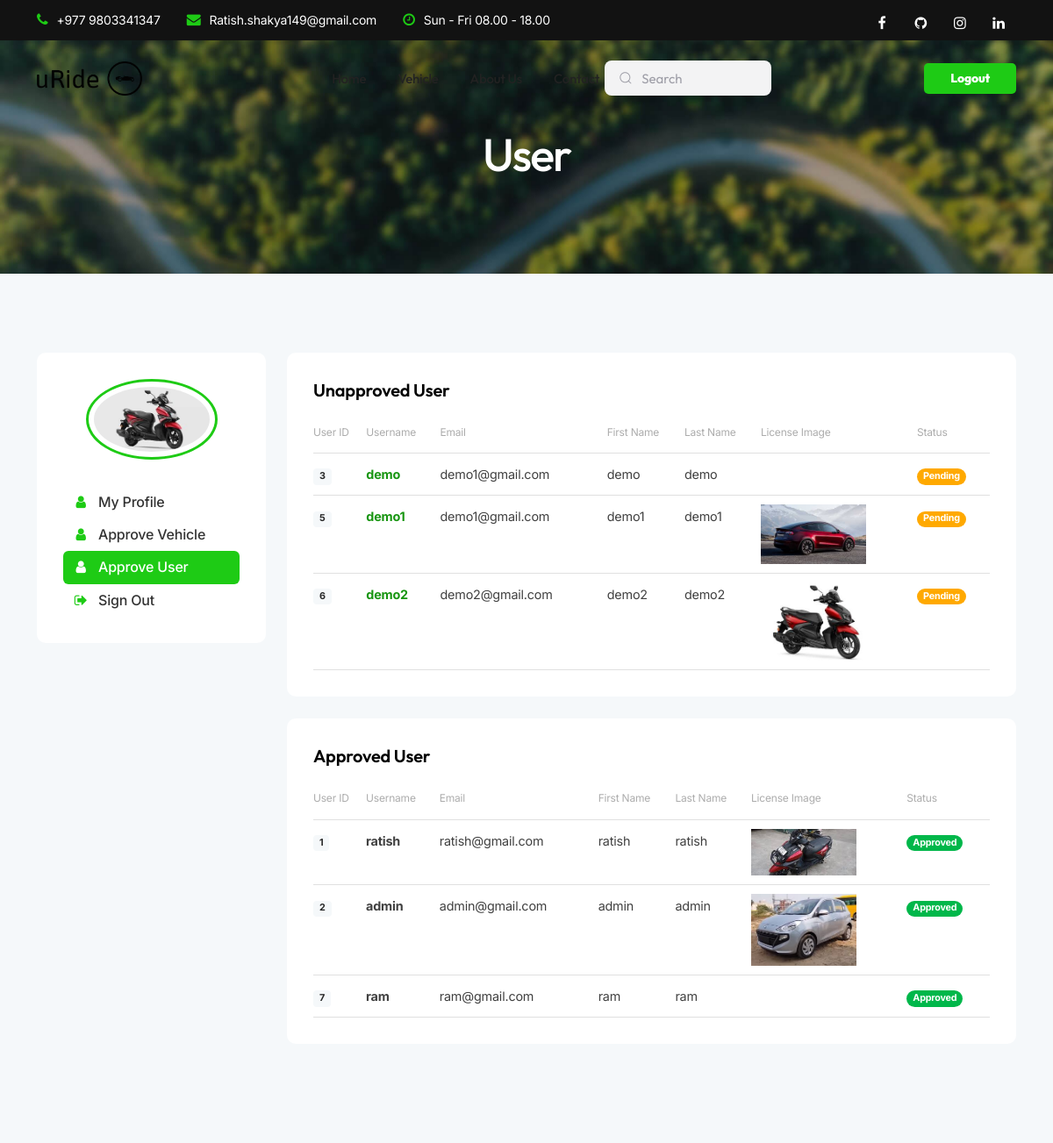
Page /user-approve/ (signed in, upper part) on the earlier database version.
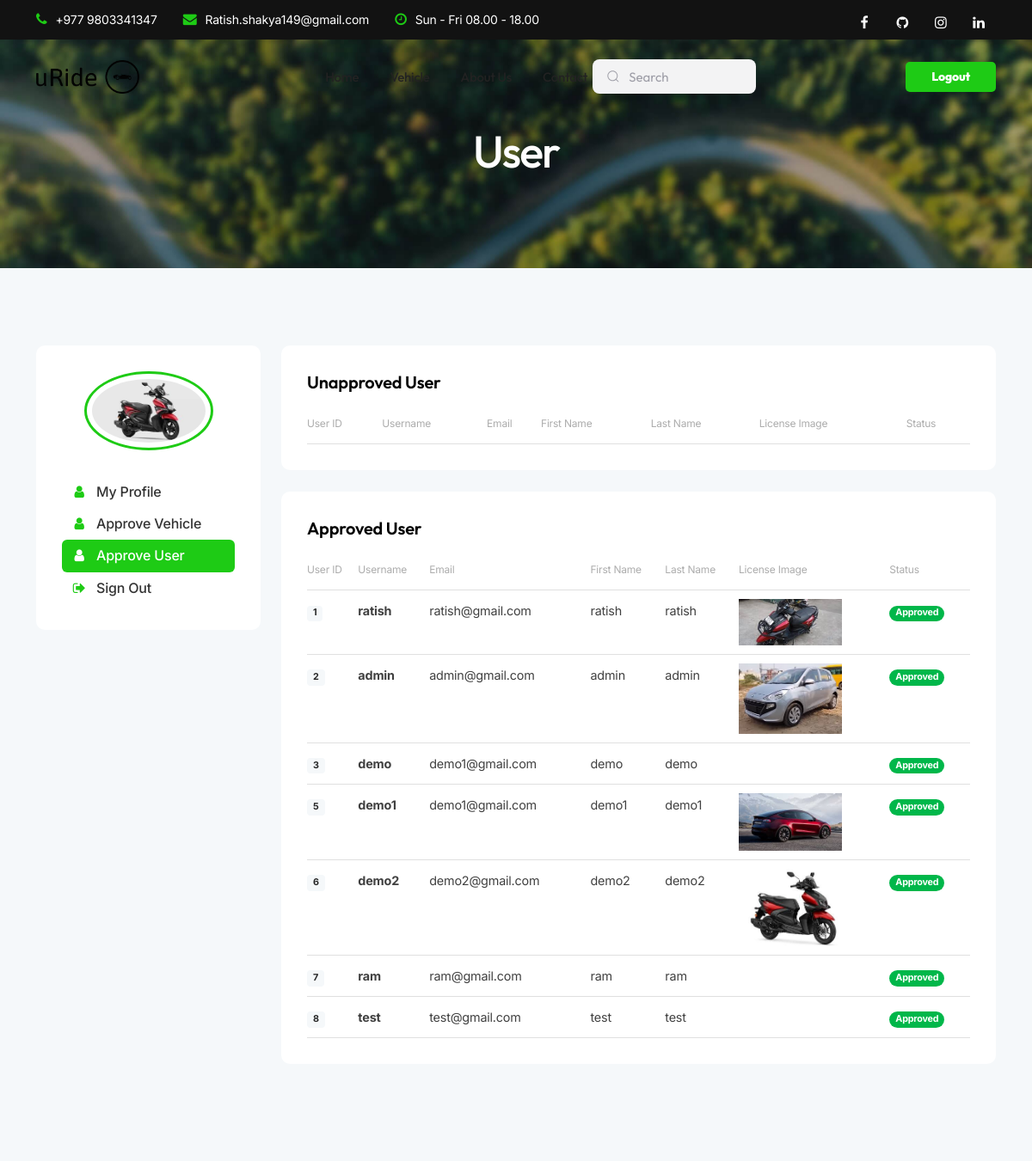
Same page on the later database version.
### main/models.py (models this page shows, shortened)
class Profile(models.Model):
    user = models.OneToOneField(User, on_delete=models.CASCADE)
    profile_picture = models.ImageField(upload_to='profile_pictures/', blank=True, null=True)
    full_name = models.CharField(max_length=20, blank=True, null=True)
    phone_number = models.CharField(max_length=10, blank=True, null=True)
    licence_picture = models.ImageField(upload_to='licence_pictures/', blank=True, null=True,default=None)

class User(AbstractUser):
    is_admin = models.BooleanField(default=False)
    is_customer = models.BooleanField(default=True)
    is_owner = models.BooleanField(default=False)
    approved = models.BooleanField(default=True)

### main/decorators.py (the view)
    def wrapper_func(request, *args, **kwargs):
        if request.user.is_authenticated and request.user.is_admin:
            return view_func(request, *args, **kwargs)
        else:
            return redirect('auth_denied')

### main/views.py (called while the page is built)
@admin_only
def approve_user(request):
    profile=Profile.objects.filter(user__approved=False)
    approve_user=Profile.objects.filter(user__approved=True)
    context={
        'user':profile,
        'approve_user':approve_user,
        'profile': request.user.profile,
    }
    return render(request, 'pages/admin/user_approve.html',context)

### main/templates/pages/admin/user_approve.html (shortened to what this page needs)
{% extends "pages/admin/admin_base.html" %}
{% block profile_title %}
User
{% endblock profile_title %}
{% block profile_content %}
<div class="col-lg-9">
  <div class="card padding30 rounded-5 mb25">
    <h4>Unapproved User</h4>
    <table class="table de-table">
      <thead>
        <tr>
          <th scope="col"><span class="fs-12 text-gray">User ID</span></th>
          <th scope="col"><span class="fs-12 text-gray">Username</span></th>
          <th scope="col"><span class="fs-12 text-gray">Email</span></th>
          <th scope="col"><span class="fs-12 text-gray">First Name</span></th>
          <th scope="col"><span class="fs-12 text-gray">Last Name</span></th>
          <th scope="col"><span class="fs-12 text-gray">License Image</span></th>
          <th scope="col"><span class="fs-12 text-gray">Status</span></th>
        </tr>
      </thead>
      <tbody>
        {% for item in user %}
        <tr>
          <td><span class="d-lg-none d-sm-block">Vehicle ID</span>
            <div class="badge bg-gray-100 text-dark">{{item.id}}</div>
          </td>
          <td><span class="d-lg-none d-sm-block">Car Name</span><a href="{% url 'user_approve_detail' item.id %}"><span class="bold">{{item.user.username}}</span></a></td>
          <td><span class="d-lg-none d-sm-block">Owner</span>{{item.user.email}}</td>
          <td><span class="d-lg-none d-sm-block">Model</span>{{item.user.first_name}}</td>
          <td><span class="d-lg-none d-sm-block">Price Per Day</span>{{item.user.last_name}}</td>
          <td><span class="d-lg-none d-sm-block">License</span><img src=" {% if item.licence_picture %}
            {{item.licence_picture.url}}
          {% endif %}
            "
            width="120px" class="img-fluid" alt=""></td>
          <td>
            <div class="badge rounded-pill bg-warning">Pending</div>
          </td>
        </tr>
        {% endfor %}
      </tbody>
    </table>
  </div>
  <div class="card padding30 rounded-5 mb25">
    <h4>Approved User</h4>
    <table class="table de-table">
      <thead>
        <tr>
          <th scope="col"><span class="fs-12 text-gray">User ID</span></th>
          <th scope="col"><span class="fs-12 text-gray">Username</span></th>
          <th scope="col"><span class="fs-12 text-gray">Email</span></th>
          <th scope="col"><span class="fs-12 text-gray">First Name</span></th>
          <th scope="col"><span class="fs-12 text-gray">Last Name</span></th>
          <th scope="col"><span class="fs-12 text-gray">License Image</span></th>
          <th scope="col"><span class="fs-12 text-gray">Status</span></th>
        </tr>
      </thead>
      <tbody>
        {% for approve in approve_user %}
        <tr>
          <td><span class="d-lg-none d-sm-block">User ID</span>
            <div class="badge bg-gray-100 text-dark">{{approve.id}}</div>
          </td>
          <td><span class="d-lg-none d-sm-block">Car Name</span><span class="bold">{{approve.user.username}}</span></td>
          <td><span class="d-lg-none d-sm-block">Owner</span>{{approve.user.email}}</td>
          <td><span class="d-lg-none d-sm-block">Model</span>{{approve.user.first_name}}</td>
          <td><span class="d-lg-none d-sm-block">Price Per Day</span>{{approve.user.last_name}}</td>
          <td><span class="d-lg-none d-sm-block">License</span><img src=" {% if approve.licence_picture %}
            {{approve.licence_picture.url}}
          {% endif %}
            "
            width="120px" class="img-fluid" alt=""></td>
          <td>
            <div class="badge rounded-pill bg-success">Approved</div>
          </td>
        </tr>
        {% endfor %}
      </tbody>
    </table>
  </div>
</div>
{% endblock profile_content %}

### main/templates/pages/admin/admin_base.html (shortened to what this page needs)
{% extends "base.html" %}
{% load static %}
{% block content %}
<div class="no-bottom no-top zebra" id="content">
    <section id="subheader" class="jarallax text-light">
        <img src="{% static 'images/background/14.jpg' %} " class="jarallax-img" alt="">
        <div class="center-y relative text-center">
            <div class="container">
                <div class="row">
                    <div class="col-md-12 text-center">
                        <h1>
                            {% block profile_title %}
                            {% endblock profile_title %}
                        </h1>
                    </div>
                </div>
            </div>
        </div>
    </section>
    <section id="section-settings" class="bg-gray-100">
        <div class="container">
            <div class="row">
                <div class="col-lg-3 mb30">
                    <div class="card padding30 rounded-5">
                        <div class="profile_avatar">
                            {% if profile.profile_picture %}
                            <div class="profile_img">
                                <img src="{{profile.profile_picture.url}}" alt="">
                            </div>
                            {% else %}
                            <div class="profile_img">
                                <img src="{% static 'images/profile/1.jpg' %}" alt="">
                            </div>
                            {% endif %}
                        </div>
                        <div class="spacer-20"></div>
                        <ul class="menu-col">
                            <li><a href="{% url 'admin_profile' %}" class=""><i class="fa fa-user"></i>My
                                    Profile</a></li>
                            <li><a href="{% url 'vehicle_approve' %}" class=""><i class="fa fa-user"></i>Approve Vehicle</a></li>
                            <li><a href="{% url 'user_approve' %}" class="{% if request.path == '/user-approve/' %}
                                        active
                                      {% endif %}"><i class="fa fa-user"></i>Approve User</a></li>
                            <li><a href="{% url 'logout' %}"><i class="fa fa-sign-out"></i>Sign Out</a></li>
                        </ul>
                    </div>
                </div>
                {% block profile_content %}
                {% endblock profile_content %}
            </div>
        </div>
    </section>
    {% endblock content %}

Differences in the rows shown:
shown differently, row unchanged: Profile "demo": moves from the list under "Unapproved User" to the list under "Approved User"
shown differently, row unchanged: Profile "demo1": moves from the list under "Unapproved User" to the list under "Approved User"
shown differently, row unchanged: Profile "demo2": moves from the list under "Unapproved User" to the list under "Approved User"
added Profile: id "8", user.username "test", user.email "test@gmail.com", user.first_name "test", user.last_name "test", shown under "Approved User"
